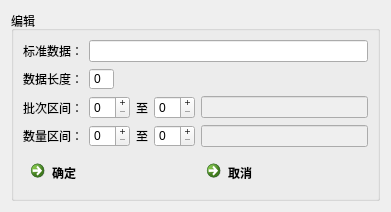
<?xml version="1.0" encoding="UTF-8"?>
<ui version="4.0">
 <class>Dialog</class>
 <widget class="QDialog" name="Dialog">
  <property name="geometry">
   <rect>
    <x>0</x>
    <y>0</y>
    <width>391</width>
    <height>203</height>
   </rect>
  </property>
  <property name="windowTitle">
   <string>Dialog</string>
  </property>
  <layout class="QVBoxLayout" name="verticalLayout_2">
   <item>
    <widget class="QGroupBox" name="groupBox">
     <property name="title">
      <string>编辑</string>
     </property>
     <layout class="QVBoxLayout" name="verticalLayout">
      <item>
       <layout class="QFormLayout" name="formLayout">
        <item row="0" column="0">
         <widget class="QLabel" name="label">
          <property name="text">
           <string>标准数据：</string>
          </property>
         </widget>
        </item>
        <item row="0" column="1">
         <widget class="QLineEdit" name="lE_norm"/>
        </item>
        <item row="1" column="0">
         <widget class="QLabel" name="label_2">
          <property name="text">
           <string>数据长度：</string>
          </property>
         </widget>
        </item>
        <item row="1" column="1">
         <widget class="QSpinBox" name="sB_len">
          <property name="sizePolicy">
           <sizepolicy hsizetype="Fixed" vsizetype="Fixed">
            <horstretch>0</horstretch>
            <verstretch>0</verstretch>
           </sizepolicy>
          </property>
          <property name="buttonSymbols">
           <enum>QAbstractSpinBox::NoButtons</enum>
          </property>
          <property name="stepType">
           <enum>QAbstractSpinBox::DefaultStepType</enum>
          </property>
         </widget>
        </item>
        <item row="2" column="0">
         <widget class="QLabel" name="label_3">
          <property name="text">
           <string>批次区间：</string>
          </property>
         </widget>
        </item>
        <item row="2" column="1">
         <layout class="QHBoxLayout" name="horizontalLayout">
          <item>
           <widget class="QSpinBox" name="sB_lot_pre">
            <property name="buttonSymbols">
             <enum>QAbstractSpinBox::PlusMinus</enum>
            </property>
           </widget>
          </item>
          <item>
           <widget class="QLabel" name="label_5">
            <property name="text">
             <string>至</string>
            </property>
           </widget>
          </item>
          <item>
           <widget class="QSpinBox" name="sB_lot_suf">
            <property name="buttonSymbols">
             <enum>QAbstractSpinBox::PlusMinus</enum>
            </property>
            <property name="suffix">
             <string/>
            </property>
            <property name="prefix">
             <string/>
            </property>
           </widget>
          </item>
          <item>
           <widget class="QLineEdit" name="lE_show_lot">
            <property name="enabled">
             <bool>false</bool>
            </property>
           </widget>
          </item>
         </layout>
        </item>
        <item row="3" column="0">
         <widget class="QLabel" name="label_4">
          <property name="text">
           <string>数量区间：</string>
          </property>
         </widget>
        </item>
        <item row="3" column="1">
         <layout class="QHBoxLayout" name="horizontalLayout_2">
          <item>
           <widget class="QSpinBox" name="sB_num_pre">
            <property name="buttonSymbols">
             <enum>QAbstractSpinBox::PlusMinus</enum>
            </property>
           </widget>
          </item>
          <item>
           <widget class="QLabel" name="label_6">
            <property name="text">
             <string>至</string>
            </property>
           </widget>
          </item>
          <item>
           <widget class="QSpinBox" name="sB_num_suf">
            <property name="buttonSymbols">
             <enum>QAbstractSpinBox::PlusMinus</enum>
            </property>
           </widget>
          </item>
          <item>
           <widget class="QLineEdit" name="lE_show_num">
            <property name="enabled">
             <bool>false</bool>
            </property>
           </widget>
          </item>
         </layout>
        </item>
       </layout>
      </item>
      <item>
       <layout class="QHBoxLayout" name="horizontalLayout_3">
        <item>
         <widget class="QCommandLinkButton" name="cLB_save">
          <property name="text">
           <string>确定</string>
          </property>
          <property name="autoDefault">
           <bool>false</bool>
          </property>
         </widget>
        </item>
        <item>
         <widget class="QCommandLinkButton" name="cLB_cancle">
          <property name="text">
           <string>取消</string>
          </property>
          <property name="autoDefault">
           <bool>false</bool>
          </property>
         </widget>
        </item>
       </layout>
      </item>
     </layout>
    </widget>
   </item>
  </layout>
 </widget>
 <tabstops>
  <tabstop>lE_norm</tabstop>
  <tabstop>sB_len</tabstop>
  <tabstop>sB_lot_pre</tabstop>
  <tabstop>sB_lot_suf</tabstop>
  <tabstop>lE_show_lot</tabstop>
  <tabstop>sB_num_pre</tabstop>
  <tabstop>sB_num_suf</tabstop>
  <tabstop>lE_show_num</tabstop>
  <tabstop>cLB_save</tabstop>
  <tabstop>cLB_cancle</tabstop>
 </tabstops>
 <resources/>
 <connections/>
</ui>
